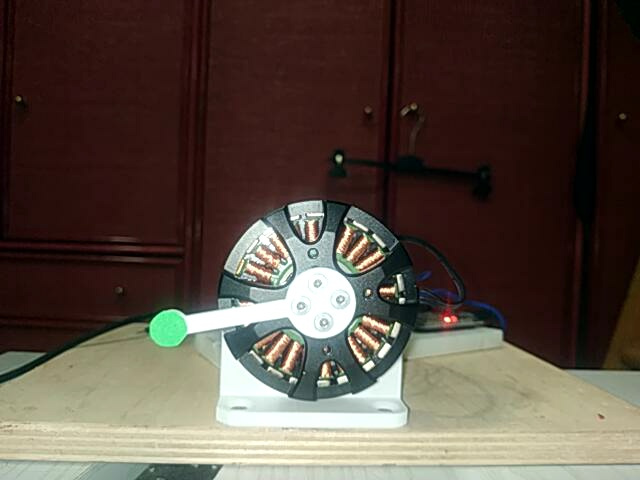
#> input picture src/frame1.jpg, 640 x 480 px
$ python -i utils.py   (imports and definitions only)
#> lines starting #> are read from the running program, lines starting #| are printed output that depends on the picture; after the words box and inside, x2 and y2 are one past the last pixel; in counts of white or black regions, pixels touching at a corner belong together
#> further down, picture is the input picture: shape (480, 640, 3); mean B, G, R 65.4, 75.2, 87.9
import cv2
import time
import math
import numpy as np
import serial

# Function to draw a cross
# [55 lines left out: functions draw_cross, downsample_image, get_angle, capture_single_frame, not called in this run]

# Extract and process a frae to get the green channel
def extract_green_channel(frame):
    b, g, r = cv2.split(frame)
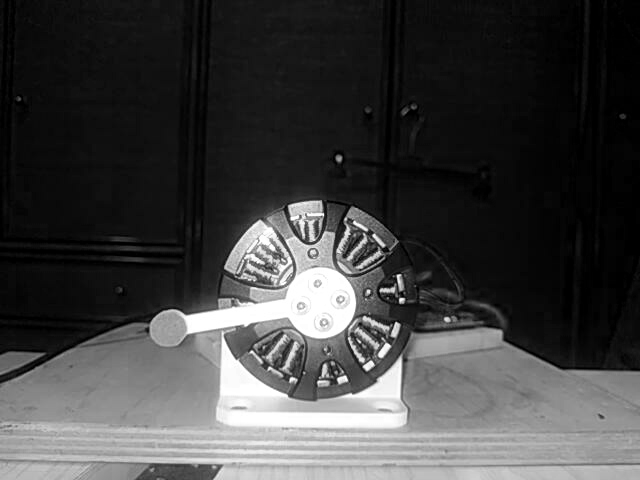
#> b: shape (480, 640); min 0, max 255, mean 65.4
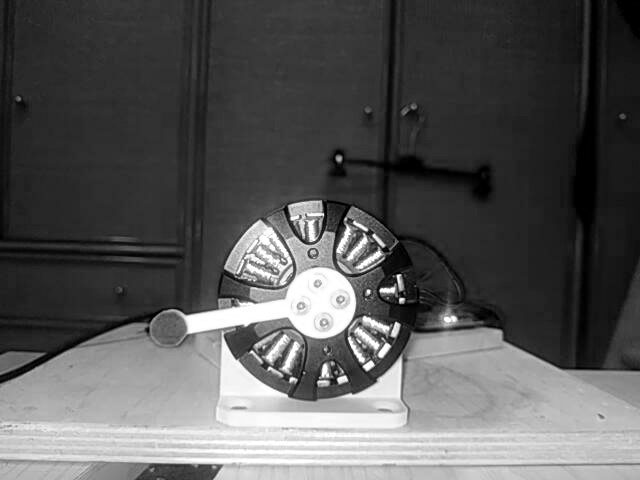
#> r: shape (480, 640); min 0, max 255, mean 87.9

    # Red mask
    red_threshold = 160
    red_mask = np.uint8(r < red_threshold)
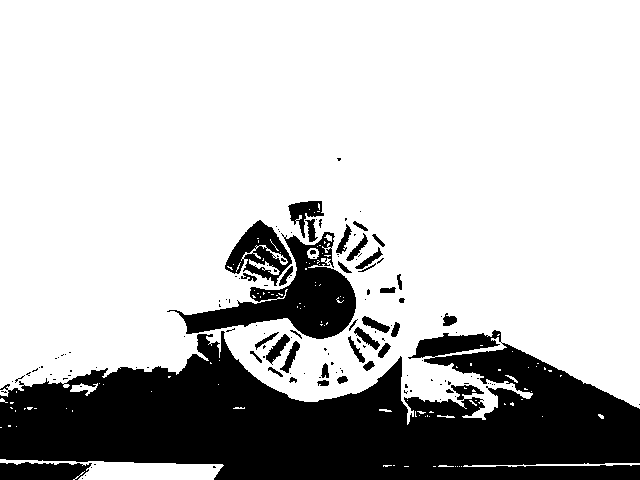
#> red_mask: shape (480, 640); values 0 (black) and 1 (white), 75.3% white; 137 black regions (99 under 20 px), largest, box (x1, y1, x2, y2) and area: (0, 330, 640, 480) 61339, (167, 232, 356, 339) 7263, (225, 220, 292, 286) 2001

    # Blue mask
    blue_threshold = 160
    blue_mask = np.uint8(b < blue_threshold)
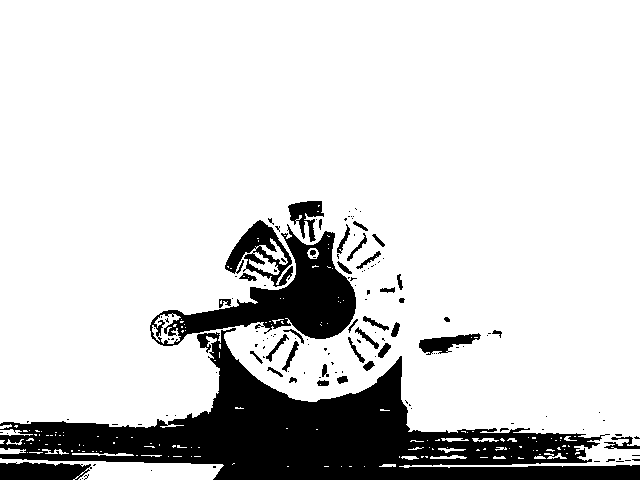
#> blue_mask: shape (480, 640); values 0 (black) and 1 (white), 83.6% white; 139 black regions (101 under 20 px), largest, box (x1, y1, x2, y2) and area: (0, 328, 640, 480) 34670, (150, 224, 356, 346) 8419, (225, 220, 293, 287) 1854

    # Green masks
    green_lower_threshold = 160
    green_upper_threshold = 256

    # Create binary masks for both thresholds
    green_lower_mask = np.uint8(g >= green_lower_threshold)
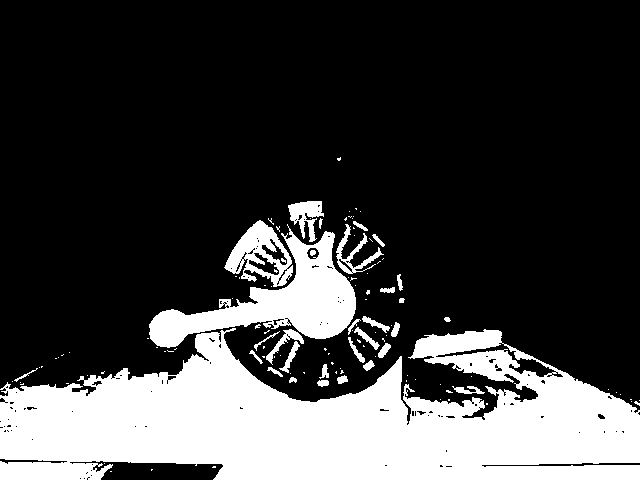
#> green_lower_mask: shape (480, 640); values 0 (black) and 1 (white), 25.1% white; 119 white regions (88 under 20 px), largest, box (x1, y1, x2, y2) and area: (0, 328, 640, 480) 62263, (149, 224, 356, 348) 9018, (224, 220, 293, 287) 2096
    green_upper_mask = np.uint8(g <= green_upper_threshold)
#> green_upper_mask: shape (480, 640); every value is 1

    # Combine both masks to get the final mask
    final_mask = green_lower_mask & green_upper_mask & (red_mask | blue_mask)
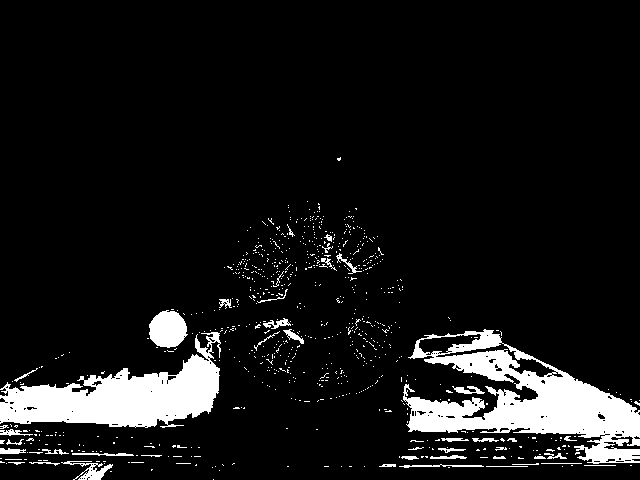
#> final_mask: shape (480, 640); values 0 (black) and 1 (white), 9.3% white; 771 white regions (727 under 20 px), largest, box (x1, y1, x2, y2) and area: (403, 329, 640, 464) 12975, (0, 332, 221, 428) 9873, (149, 310, 188, 348) 1106

    # Apply the mask
    g = cv2.bitwise_and(g, g, mask=final_mask)
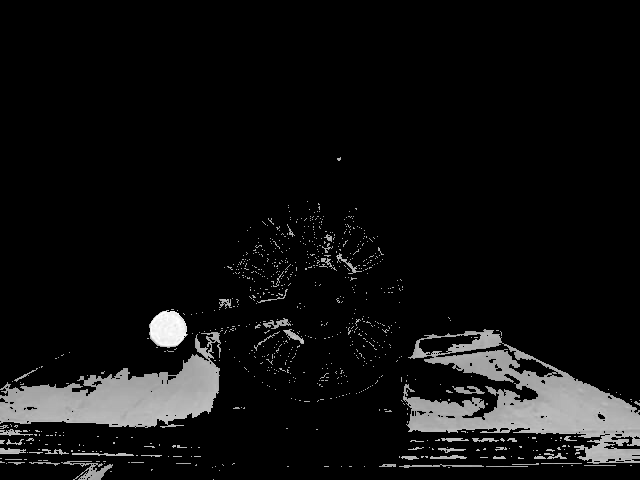
#> g: shape (480, 640); min 0, max 255, mean 16.3

    # Apply the threshold
    ret, g = cv2.threshold(g, 128, 255, cv2.THRESH_BINARY)

    return g

# [32 lines left out: functions hsv_mask, detect_circles, draw_circles, not called in this run]


# Low pass filter
def lowpass(measure, old_value, smoothing):
    filtered_value = smoothing*old_value + (1-smoothing)*measure
    return filtered_value

# Send velocity reference to the ESP32
def send_command(ser, target):
    message = "M" + str(target) + "\n"
    ser.write(message.encode())

# Given an image containing a chessboard, return the corners
# [9 lines left out: function detect_chessboard_corners, not called in this run]

>>> import cv2
>>> picture = cv2.imread('frame1.jpg')
>>> result = extract_green_channel(picture)
